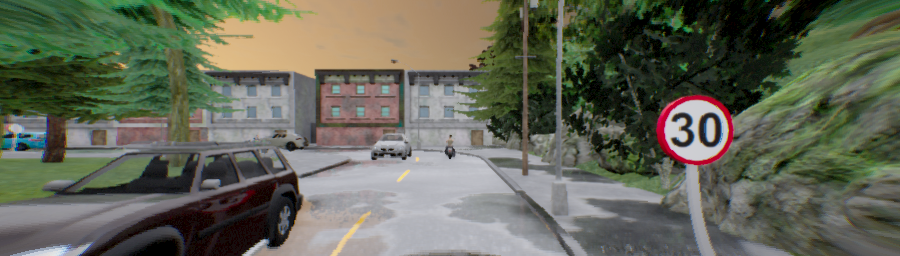
#> input picture leaderboard/team_code/test.png, 900 x 256 px
$ python laser_beam_attack.py
#> lines starting #> are read from the running program, lines starting #| are printed output that depends on the picture
#> in main, data is the input picture: shape (256, 900, 3); mean B, G, R 87.9, 102.9, 99.4
#| (256, 900, 3)
import numpy as np
from PIL import Image
import cv2

def LaserBeamAttack(data):
    laser_pattern = cv2.imread("laser_for_carriage.png")
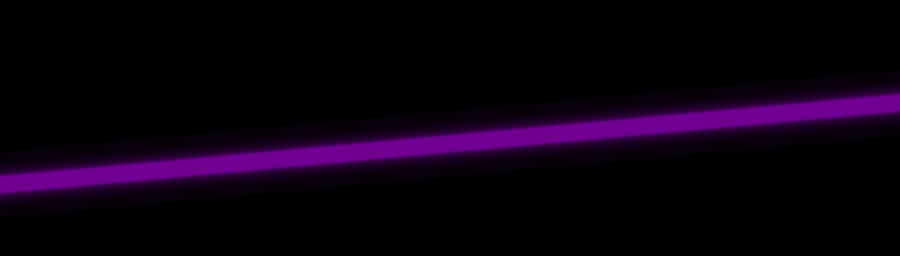
#> input picture leaderboard/team_code/laser_for_carriage.png, 900 x 256 px
#> laser_pattern is the input picture: shape (256, 900, 3); mean B, G, R 15, 0, 11.4
    if laser_pattern is None:
        print("read image fail!!")
        return 0
    laser_pattern = cv2.cvtColor(laser_pattern, cv2.COLOR_BGR2RGB)
    # laser_pattern = cv2.resize(laser_pattern, (data.shape[1], data.shape[0]))
    data = data.astype(np.float32)
    laser_pattern = laser_pattern.astype(np.float32)
    data = cv2.addWeighted(data, 1.0 , laser_pattern, 1.0 , 0)
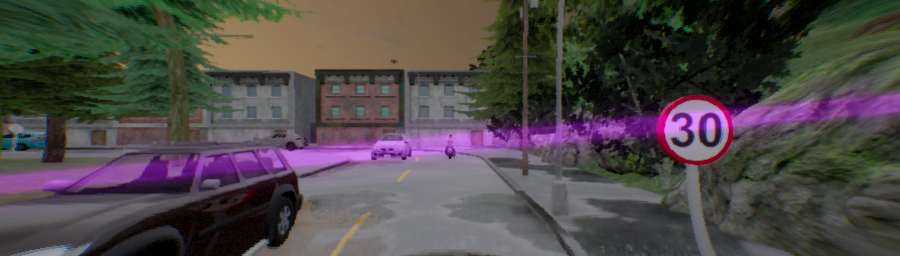
#> data: shape (256, 900, 3) float32; mean R, G, B 110.8, 102.9, 102.9; drawn with min black and max white
    data = np.clip(data, 0.0, 255.0).astype('uint8')
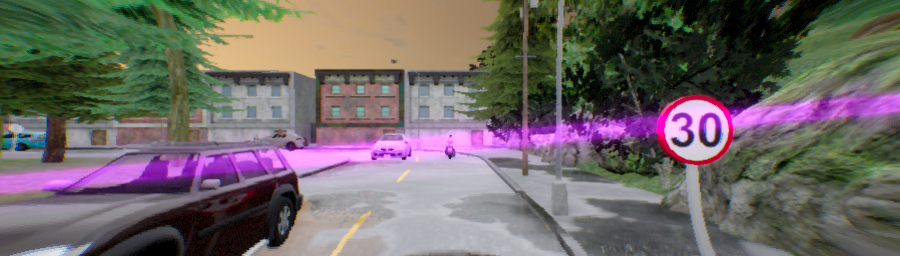
#> data: shape (256, 900, 3); mean R, G, B 110.4, 102.9, 101.8
    #Image.fromarray(data).save('laser_beam2.png')
    return data

def main():
    print("test laser beam attack")
    data = cv2.imread("test.png")
    data = cv2.cvtColor(data, cv2.COLOR_BGR2RGB)
    print(data.shape)
    LaserBeamAttack(data)

if __name__ == "__main__":
    main()
